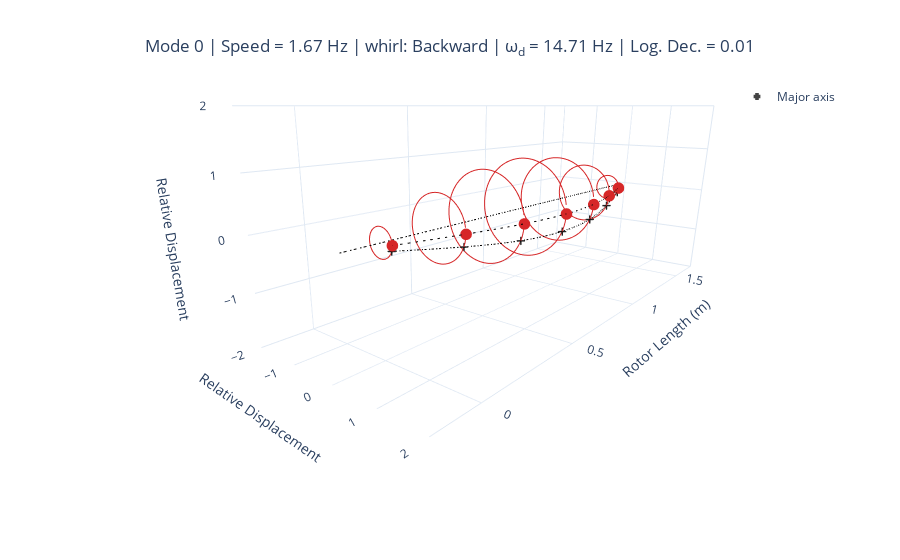
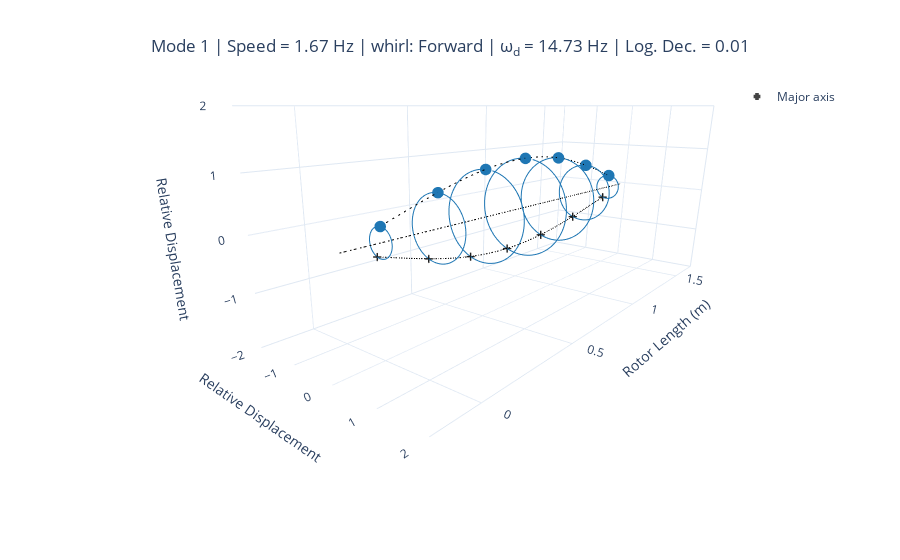
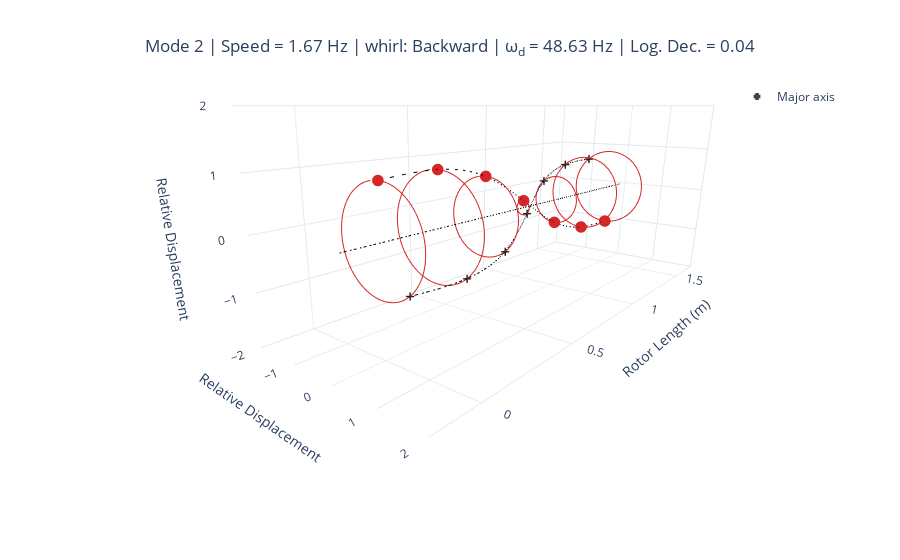
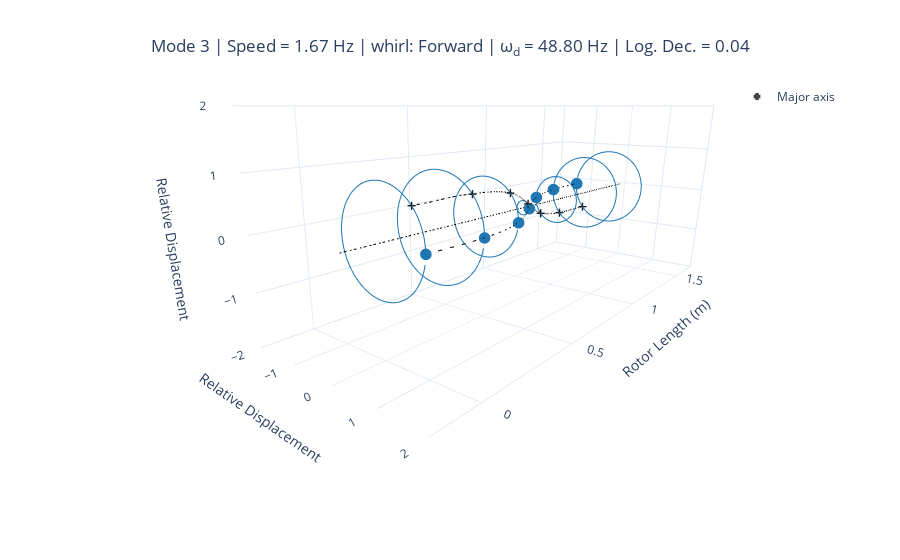

Notebook code cell kept with these figures, in order:
### Code cell
for mode in range(6):
    display(modal.plot_mode_3d(mode, frequency_units="Hz"))
